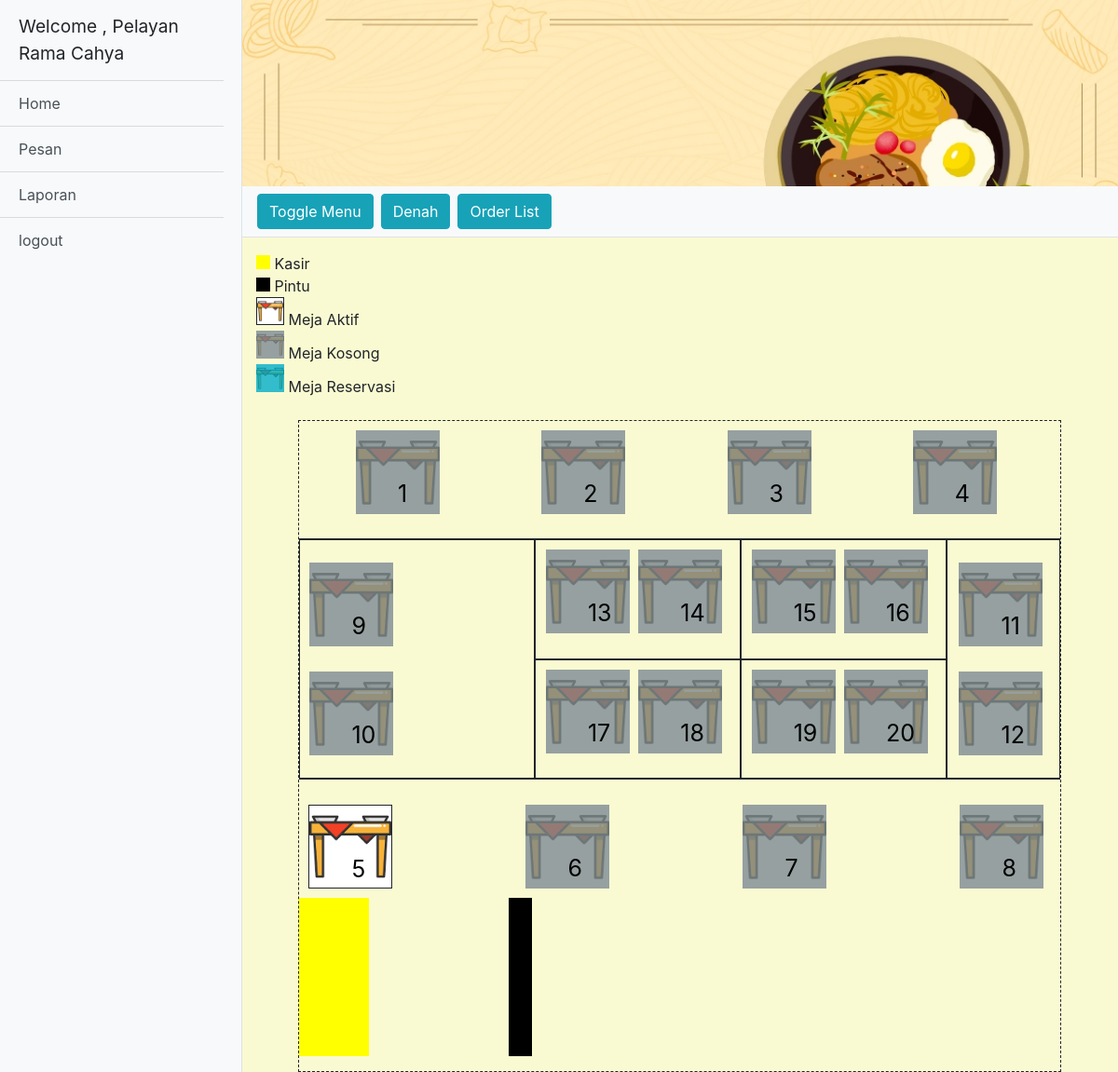
The page /index.php (signed in) on the database as committed earlier.
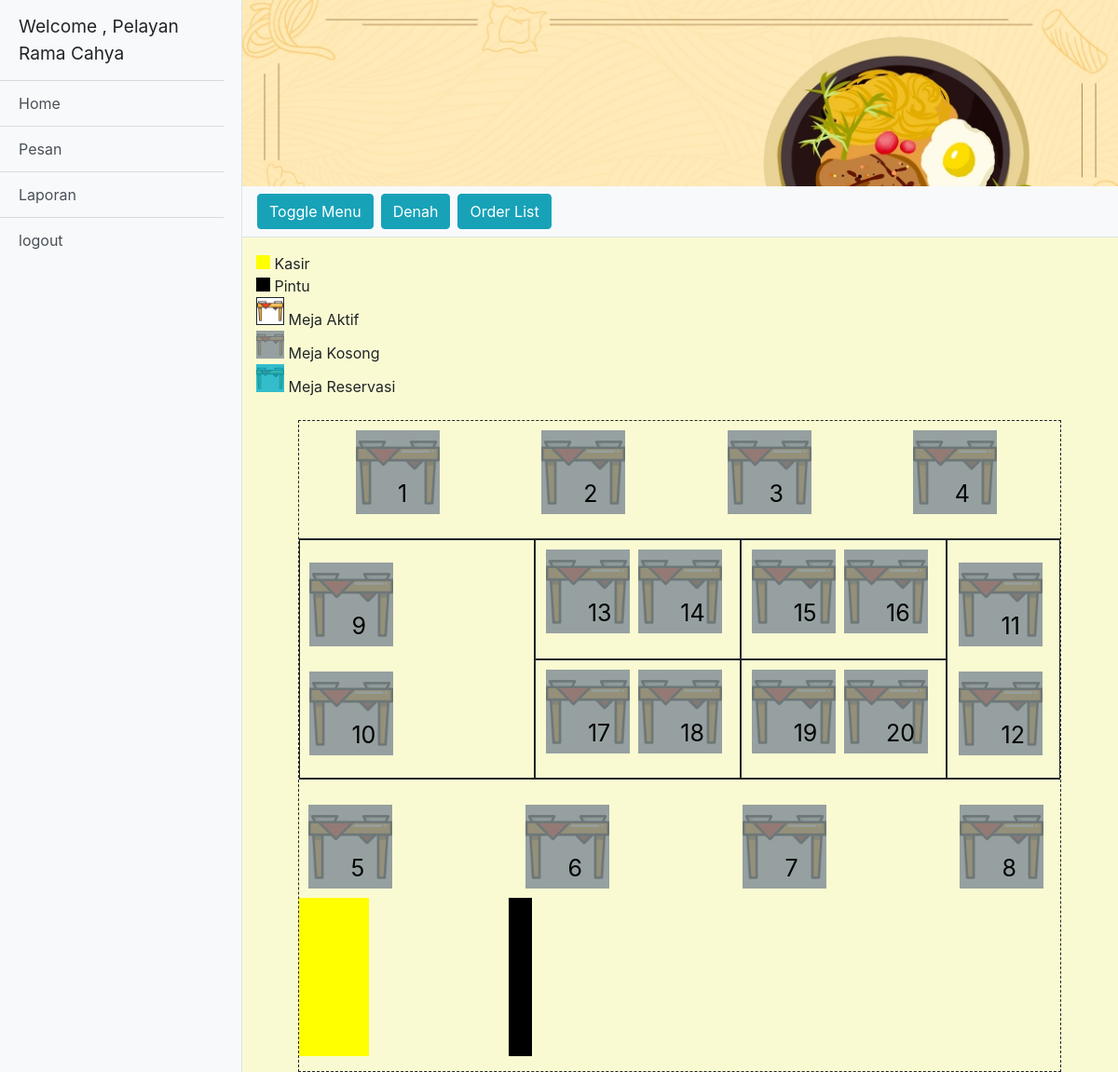
The same page on the database as committed later.
### tables this page shows
CREATE TABLE `meja` (
  `id_meja` int(11) NOT NULL,
  `id_user` int(11) NOT NULL,
  `id_reservasi` int(11) NOT NULL,
  `status` varchar(10) NOT NULL
);

### functions.php (called while the page is built)
<?php
include "koneksi.php";
 function query($query){
    global $db;
    $lemari = [];
    $theQuery = mysqli_query($db,$query);
    while($rak = mysqli_fetch_assoc($theQuery)){
        $lemari[] = $rak;
    }
    return $lemari;
 }

### index.php (the view, shortened to what this page needs)
<?php
	include "koneksi.php";
	include "functions.php";
	$mejaQuery = query("SELECT * FROM `meja` JOIN reservasi ON meja.id_reservasi = reservasi.id_reservasi");
 ?>
<!DOCTYPE html>
<html lang="en">
<head>
	 <link href="vendor/bootstrap/css/bootstrap.min.css" rel="stylesheet">
	<link rel="stylesheet" href="assets/styles/style.css">
	<link rel="stylesheet" href="assets/styles/sidebar.css">
</head>
<body>
<div class="d-flex" id="wrapper">
    <div class="bg-light border-right" id="sidebar-wrapper">
      <div class="sidebar-heading">Welcome , <?= $_SESSION['tipe'] ?> <?= $_SESSION['nama']  ?> </div>
      <div class="list-group list-group-flush">
        <a href="index.php" class="list-group-item list-group-item-action bg-light linkHome">Home</a>
        <a href="menu.php" class="list-group-item list-group-item-action bg-light linkPesan">Pesan</a>
        <a href="menuLaporan.php" class="list-group-item list-group-item-action bg-light linkLaporan">Laporan</a>
        <a href="logout.php" class="list-group-item list-group-item-action bg-light">logout</a>
	  </div>
    </div>
    <div id="page-content-wrapper">
		<div class="container-fluid banner"></div>
		<nav class="navbar navbar-expand-lg navbar-light bg-light border-bottom">
			<button class="btn btn-info" id="menu-toggle">Toggle Menu</button>
			<button type="button" class="btn btn-info btnDenah ml-2" aria-pressed="false" autocomplete="off">
				Denah
			</button>
			<button type="button" class="btn btn-info btnOrderList ml-2" aria-pressed="false" autocomplete="off">
				Order List
			</button>
		</nav>
		<div class="container-fluid mt-3">
			<div class="legenda">
				<span style="
				display:inline-block;
				background-color:yellow;
				width:15px;height:15px;
				"></span>
				Kasir
				<br>
				<span style="
				display:inline-block;
				background-color:black;
				width:15px;height:15px;
				"></span>
				Pintu
				<br>
				<div class="aktif" style="display:inline-block;width:30px;height:30px; background-size: cover;"></div>
				Meja Aktif
				<br>
				<div class="kosong" style="display:inline-block;width:30px;height:30px; background-size: cover;"></div>
				Meja Kosong
				<br>
				<div class="reservasi" style="display:inline-block;width:30px;height:30px; background-size: cover;"></div>
				Meja Reservasi
			</div>
			<br>
			<div class="containerDenah">
				<div class="atas" style="border-bottom: 1px solid; padding:10px;"></div>
				<div class="kiri" style="border: 1px solid; padding:10px;"></div>
				<div class="bawah" style="border-top: 1px solid; padding:10px;"></div>
				<div class="kanan" style="border: 1px solid; padding:10px;"></div>
				<div class="tengah" style="border: 1px solid; padding:10px;"></div>
				<div class="tengah" style="border: 1px solid; padding:10px;"></div>
				<div class="tengah" style="border: 1px solid; padding:10px;"></div>
				<div class="tengah" style="border: 1px solid; padding:10px;"></div>
				<?php
					foreach ($mejaQuery as $meja) {
						$status = $meja['status'];
						if ($meja['status'] === "kosong") {
							echo "<div class='meja $status mr-2' data-toggle='modal' data-id='".$meja['id_meja']."' data-status=$status data-target='#ModalAktif'><span class='id'>".$meja['id_meja']."</span></div>";
						}else if($meja['status'] === "reservasi"){
							echo "<div class='meja $status mr-2' data-toggle='modal' data-pelanggan='".$meja['nama_pelanggan']."' data-id='".$meja['id_meja']."' data-status=$status data-target='#ModalAktif'> <span class='id'>".$meja['id_meja']."</span></div>";
						}else{
							$menuQuery = query("SELECT * FROM order_list JOIN menu ON order_list.id_menu = menu.id_menu WHERE id_meja = ".$meja['id_meja']." AND order_list.no_transaksi = '0000000'");
							$str = "";
							foreach ($menuQuery as $menus) {
								$id = $menus['id_order_list'];
								$nama = preg_replace('/\s+/', '', $menus['nama']);
								$qt = $menus['quantity'];
								$total = $menus['total'];
								$ket = preg_replace('/\s+/', '', $menus['ket']);
								$str .= "{'id':'$id','nama':'$nama','quantity':$qt,'total':$total,'ket':'$ket'}";
							}
							echo "<div class='meja $status mr-2' data-id='".$meja['id_meja']."'  data-toggle='modal' data-target='#ModalAktif' data-status=$status data-menu=[$str] > <span class='id'>".$meja['id_meja']."</span></div>";
						}
					}
				?>
				<div style=" width: 250px; display:flex; justify-content: space-between;">
				<div style="width: 30%; height: 170px; display: inline-block; background-color: yellow;  "></div>
				<div style="width: 10%; height: 170px; display: inline-block; background-color: black;"></div>
				</div>
			</div>
		</div>
	</div>
</div>
</body>
</html>

### assets/styles/style.css (style rules this page uses)
body { overflow-x: hidden; background-color: lightgoldenrodyellow; }
.banner { width: 100%; background-image: url("./../image/gambar.jpg"); height: 25vh; background-size: cover; }
.meja { display: inline-block; background-size: cover; width: 90px; height: 90px; }
.aktif { background-image: url('../image/meja.png'); border: 1px solid; }
.kosong { background-image: url('../image/meja-kosong.PNG'); }
.reservasi { background-image: url('../image/meja-reservasi.PNG'); }
.meja .id { position: relative; top: 50px; left: 45px; color: black; font-size: 25px; }
.containerDenah { width: 90%; margin: auto; height: 700px; border: 1px dashed; display: grid; grid-template-areas: "atas atas atas atas" "kiri tengah tengah kanan" "kiri tengah tengah kanan" "bawah bawah bawah bawah "; }
.tengah { display: flex; justify-content:space-around; }
.atas { grid-area: atas; display: flex; justify-content: space-around; }
.kiri { grid-area: kiri; display: flex; justify-content: space-around; flex-direction: column; }
.kanan { grid-area:kanan; display: flex; justify-content: space-around; align-items: flex-end; flex-direction: column; }
.bawah { grid-area: bawah; display: flex; align-items: flex-end; justify-content: space-between; }

### assets/styles/sidebar.css (style rules this page uses)
#sidebar-wrapper { min-height: 100vh; margin-left: -15rem; -webkit-transition: margin .25s ease-out; -moz-transition: margin .25s ease-out; -o-transition: margin .25s ease-out; transition: margin .25s ease-out; }
#sidebar-wrapper .sidebar-heading { padding: 0.875rem 1.25rem; font-size: 1.2rem; }
#sidebar-wrapper .list-group { width: 15rem; }
#page-content-wrapper { min-width: 100vw; }
@media (min-width: 768px) { #sidebar-wrapper { margin-left: 0; } }
@media (min-width: 768px) { #page-content-wrapper { min-width: 0; width: 100%; } }

Rows that differ between the two databases and show on the page:
changed meja id 5: status: picture added; status "aktif" → "kosong" (drawn); status: picture removed
